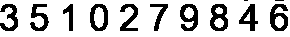
#> input picture 3.png, 290 x 37 px, found by its file name
$ python -i '数字识别.py'   (imports and definitions only)   (older library calls are emulated)
#> lines starting #> are read from the running program, lines starting #| are printed output that depends on the picture; after the words box and inside, x2 and y2 are one past the last pixel; in counts of white or black regions, pixels touching at a corner belong together

import sys
import cv2
import numpy as np

 #######   training part    ###############
# [1 line that did not run here, left out]
# [1 line that did not run here, left out]
# [1 line that did not run here, left out]

model = cv2.ml.KNearest_create()
# [1 line not run here, left out]


def getNum(path):
#> called with path = '3.png'
    im = cv2.imread(path)
#> im is the input picture: shape (37, 290, 3); 77.8% white; 12 black regions (2 under 20 px), largest, box (x1, y1, x2, y2) and area: (210, 4, 228, 31) 291, (270, 4, 288, 31) 283, (180, 4, 198, 31) 279
    out = np.zeros(im.shape,np.uint8)
    gray = cv2.cvtColor(im,cv2.COLOR_BGR2GRAY)

    #预处理一下
    for i in range(gray.__len__()):
        for j in range(gray[0].__len__()):
            if gray[i][j] == 0:
                gray[i][j] == 255
            else:
                gray[i][j] == 0
    thresh = cv2.adaptiveThreshold(gray,255,1,1,11,2)
#> thresh: shape (37, 290); 22.2% white; 12 white regions (2 under 20 px)

    image,contours,hierarchy = cv2.findContours(thresh,cv2.RETR_LIST,cv2.CHAIN_APPROX_SIMPLE)
#> contours = 18 contours, 2 with area under 20; largest, box (x1, y1, x2, y2) and area: (90, 4, 108, 31) 387, (210, 4, 228, 31) 370, (270, 4, 288, 31) 320, (180, 4, 198, 31) 318, (239, 4, 258, 31) 227
    count = 0
    numbers = []
    for cnt in contours:
        if cv2.contourArea(cnt)>80:
            [x,y,w,h] = cv2.boundingRect(cnt)
            if  h>25:
                cv2.rectangle(im,(x,y),(x+w,y+h),(0,255,0),2)
                roi = thresh[y:y+h,x:x+w]
                roismall = cv2.resize(roi,(30,30))
                roismall = roismall.reshape((1,900))
                roismall = np.float32(roismall)
                retval, results, neigh_resp, dists = model.findNearest(roismall, k = 1)
                string = str(int((results[0][0])))
                numbers.append(int((results[0][0])))
                cv2.putText(out,string,(x,y+h),0,1,(0,255,0))
                count += 1
        if count == 10:
            break
#> this loop made 7 passes
#> (x, y, w, h) on passes 1, 2, 5, 6, 7: (213, 17, 12, 12), (274, 15, 11, 14), (183, 6, 12, 14), (93, 6, 12, 23), (270, 4, 18, 27)
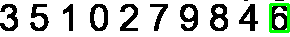
#> im: shape (37, 290, 3); 2.48% of pixels changed, all inside (x1, y1, x2, y2) = (269, 3, 290, 33)
#> out: shape (37, 290, 3); every value is 0
#> after the loop, count = 0; numbers = []
#> after the loop, count = 0
    return numbers

# [1 line that did not run here, left out]
# [1 line not run here, left out]

#> (the run stopped early here; a loop or call above may not have finished)

$ run again, on 20710.png
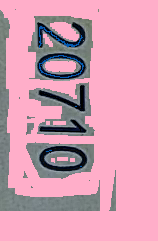
#> input picture 20710.png, 158 x 241 px
#> in getNum, im is the input picture: shape (241, 158, 3); mean B, G, R 177.6, 156.6, 212.9
#> in getNum (call 2), `thresh = cv2.adaptiveThreshold(gray,255,1,1,11,2)`:
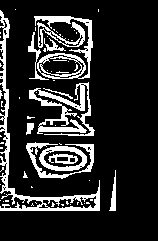
#> thresh: shape (241, 158); 16.6% white; 63 white regions (51 under 20 px)
#> contours = 118 contours, 92 with area under 20; largest, box (x1, y1, x2, y2) and area: (0, 10, 100, 211) 1714, (34, 16, 93, 79) 1394, (39, 146, 87, 171) 915, (29, 82, 95, 136) 870, (38, 57, 82, 76) 570
#> the loop in getNum, `for cnt in contours:` made 28 passes
#> (x, y, w, h) on passes 17, 28: (42, 195, 55, 14), (109, 170, 7, 41)
#> after the loop in getNum, `for cnt in contours:`:
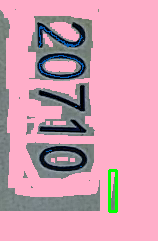
#> im: shape (241, 158, 3); 0.75% of pixels changed, all inside (x1, y1, x2, y2) = (108, 169, 118, 213)
#> after the loop in getNum, `for cnt in contours:`: count = 0; numbers = []

$ run again, on 606.png
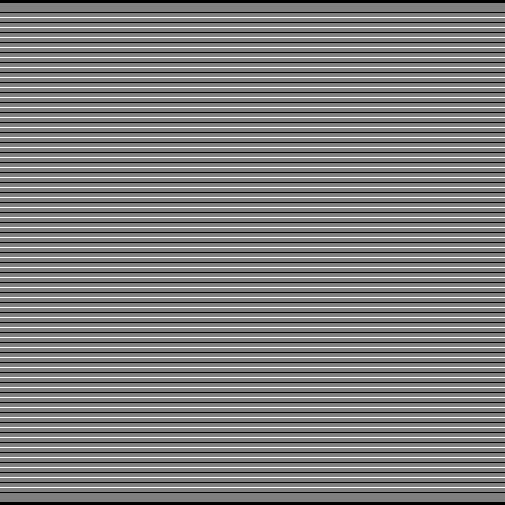
#> input picture 606.png, 1010 x 1010 px (shown at 1/2 size)
#> in getNum, im is the input picture: shape (1010, 1010, 3); min 0, max 255, mean 126.2
#> in getNum (call 2), `thresh = cv2.adaptiveThreshold(gray,255,1,1,11,2)`:
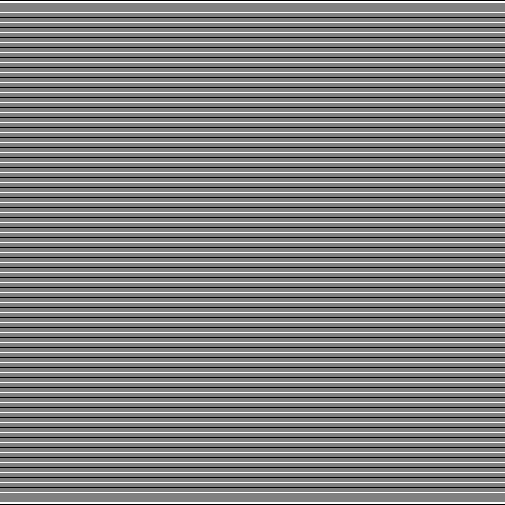
#> thresh: shape (1010, 1010) (shown at 1/2 size); 50.3% white; 354 black regions
#> contours = 353 contours, 302 with area under 20; largest, box (x1, y1, x2, y2) and area: (0, 1003, 1010, 1008) 4036, (0, 2, 1010, 7) 4036, (0, 983, 1010, 987) 3027, (0, 963, 1010, 967) 3027, (0, 943, 1010, 947) 3027
#> the loop in getNum (call 2), `for cnt in contours:` made 353 passes
#> (cnt, y, h) on passes 1, 9, 16, 23, 30, 37, 44: ([[0, 1003], [0, 1007], [1009, 1007], [1009, 1003]], 1003, 5), ([[0, 983], [0, 986], [1009, 986], [1009, 983]], 983, 4), ([[0, 963], [0, 966], [1009, 966], [1009, 963]], 963, 4), ([[0, 943], [0, 946], [1009, 946], [1009, 943]], 943, 4), ([[0, 923], [0, 926], [1009, 926], [1009, 923]], 923, 4), ([[0, 903], [0, 906], [1009, 906], [1009, 903]], 903, 4), ([[0, 883], [0, 886], [1009, 886], [1009, 883]], 883, 4)
#> after the loop in getNum (call 2), `for cnt in contours:`: count = 0; numbers = []

$ run again, on 7.png
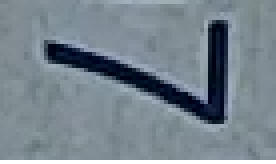
#> input picture 7.png, 69 x 41 px (shown 4 times larger)
#> in getNum, im is the input picture: shape (41, 69, 3); mean B, G, R 141.6, 131.8, 119.1
#> in getNum (call 2), `thresh = cv2.adaptiveThreshold(gray,255,1,1,11,2)`:
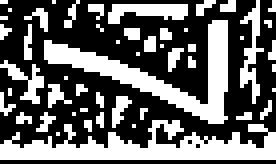
#> thresh: shape (41, 69) (shown 4 times larger); 39.8% white; 51 white regions (45 under 20 px)
#> contours = 54 contours, 49 with area under 20; largest, box (x1, y1, x2, y2) and area: (0, 30, 69, 40) 262, (11, 5, 57, 31) 244, (27, 1, 47, 6) 42, (60, 0, 66, 26) 28, (0, 15, 11, 26) 23
#> the loop in getNum, `for cnt in contours:` made 42 passes
#> (x, y, w, h) on passes 6, 42: (0, 30, 69, 10), (11, 5, 46, 26)
#> after the loop in getNum, `for cnt in contours:`:
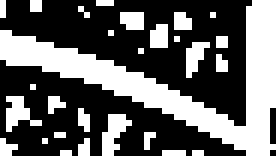
#> roi: shape (26, 46) (shown 6 times larger); 38.5% white; 28 white regions (26 under 20 px), largest, box (x1, y1, x2, y2) and area: (0, 0, 46, 26) 314, (17, 19, 22, 26) 20
#> after the loop in getNum, `for cnt in contours:`: count = 0; numbers = []
